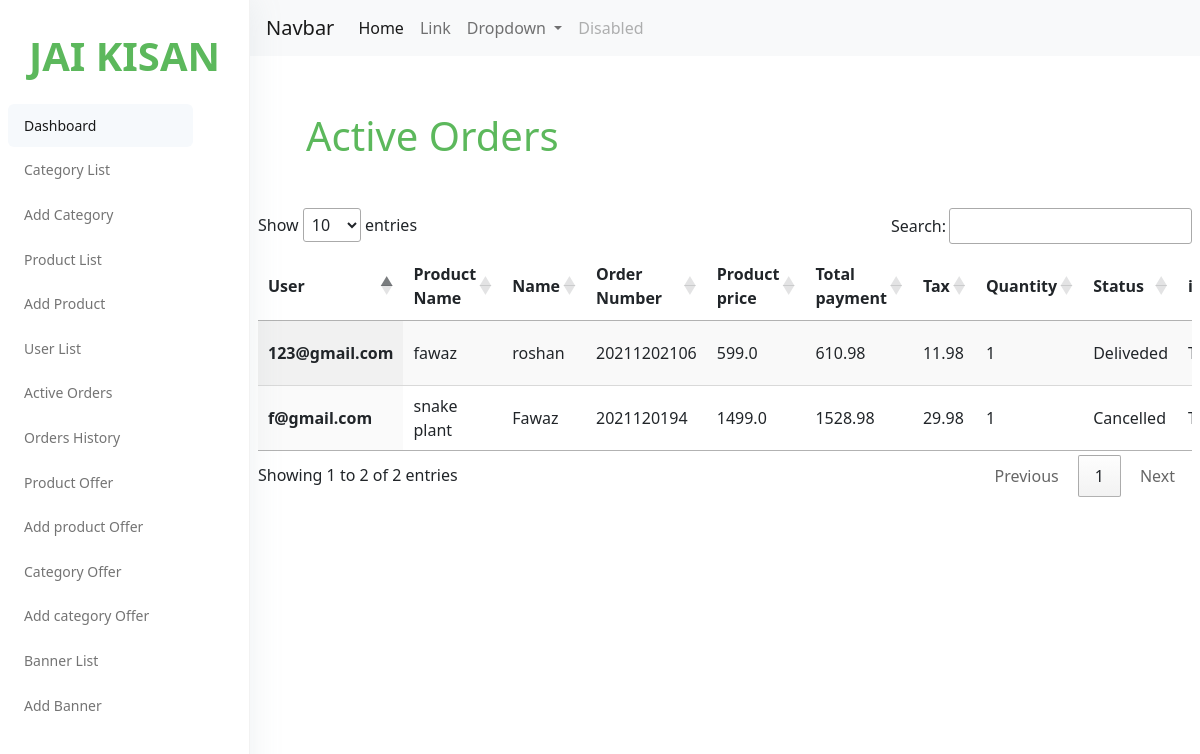
/adminpanel/order_history, run on the app's committed database.
### orders/models.py (models this page shows, shortened)
class OrderProduct(models.Model):
    order = models.ForeignKey(Order,on_delete=models.CASCADE)
    payment = models.ForeignKey(Payment, on_delete=models.SET_NULL, blank=True, null=True,default=None)
    user = models.ForeignKey(Account, on_delete=models.CASCADE)
    product = models.ForeignKey(Product, on_delete=models.CASCADE)
    variations = models.ManyToManyField(Variation, blank=True)
    quantity = models.IntegerField()
    product_price = models.FloatField()
    status = models.IntegerField(choices=STATUS,default=1)
    ordered = models.BooleanField(default=False)
    created_at = models.DateTimeField(auto_now_add=True)
    updated_at = models.DateTimeField(auto_now=True)

class Order(models.Model):
    user = models.ForeignKey(Account,on_delete=models.SET_NULL,null=True)
    payment = models.ForeignKey(Payment,on_delete=models.SET_NULL,blank=True,null=True)
    name = models.CharField(max_length=200)
    phone = models.CharField(max_length=15)
    address = models.CharField(max_length=200)
    pincode = models.CharField(max_length=20)
    locality = models.CharField(max_length=200)
    city = models.CharField(max_length=50)
    state = models.CharField(max_length=50)
    landmark = models.CharField(max_length=200)
    alternate_phone = models.CharField(max_length=200)
    order_number = models.CharField(max_length=200)
    order_total = models.FloatField()
    tax = models.FloatField()
    is_ordered = models.BooleanField(default=False)
    created_at = models.DateTimeField(auto_now_add=True)
    updated_at = models.DateTimeField(auto_now=True)

### accounts/models.py (models this page shows, shortened)
class Account(AbstractBaseUser):
    first_name = models.CharField(max_length=50)
    last_name = models.CharField(max_length=50)
    username = models.CharField(max_length=50)
    email = models.CharField(max_length=50,unique=True)
    phone_number = models.CharField(max_length=50)
    profile_img = models.ImageField( null=True, blank=True, upload_to='userprofile')
    city = models.CharField(max_length=50,null=True)
    state = models.CharField(max_length=50,null=True)
    date_joined = models.DateTimeField(auto_now_add=True)
    last_login = models.DateTimeField(auto_now_add=True)
    is_admin = models.BooleanField(default=False)
    is_staff = models.BooleanField(default=False)
    is_active = models.BooleanField(default=True)
    is_superadmin = models.BooleanField(default=False)
    USERNAME_FIELD ='email'
    REQUIRED_FIELDS = ['first_name','last_name','username','phone_number']
    objects = MyAccountManager()

### store/models.py (models this page shows, shortened)
class Product(models.Model):
    product_name  = models.CharField(max_length=200, unique=True)
    slug          = models.SlugField(max_length=200, unique=True)
    description   = models.TextField(max_length=200,blank=True)
    price         = models.IntegerField(null=True)
    tax           = models.IntegerField(null=True)
    images_one    = models.ImageField(upload_to='images/products',blank=True)
    images_two    = models.ImageField(upload_to='images/products',blank=True)
    images_three  = models.ImageField(upload_to='images/products',blank=True)
    stock         = models.IntegerField()
    is_available  = models.BooleanField(default=True)
    p_category    = models.ForeignKey(category,on_delete=models.CASCADE)
    create_date   = models.DateTimeField(auto_now_add=True)
    modified_date = models.DateTimeField(auto_now=True)
    def __str__(self):
        return self.product_name

### admin_panel/views.py (the view)
# urls.py: path('order_history',views.order_history,name='order_history'),
def order_history(request):
    order_history = OrderProduct.objects.all()
    context = {
        'order_history':order_history,
    }
    return render(request,'adminpanel/order_history.html',context)

### cart/context_processors.py (called while the page is built, shortened)
def counter(request):
    cart_count = 0
    if 'admin' in request.path:
        return{}
    return dict(cart_count=cart_count)

### category/context_processors.py (called while the page is built)
def menu_links(request):
    links = category.objects.all()
    return dict(links=links)

### templates/adminpanel/order_history.html (shortened to what this page needs)
{% load static %}
{% include 'adminpanel/nav.html' %}
<!DOCTYPE html>
<html lang="en">
<head>
    <link rel="stylesheet" href="https://cdn.jsdelivr.net/npm/bootstrap@5.0.0-beta1/dist/css/bootstrap.min.css">
    <link rel="stylesheet" type="text/css" href="https://cdn.datatables.net/1.11.3/css/jquery.dataTables.css">
</head>
<body>
    <div class="header ">
        <div class="align-items-">
            <div class="px-2 col-lg-12 col-7">
                <div class="table-responsive">
                    <div>
                        <h1 style="color:#5cb85c" class="m-5">Active Orders</h1>
                    </div>
                    <table id="table" class="display">
                        <thead>
                            <tr>
                                <th scope="col">User</th>
                                <th scope="col">Product Name</th>
                                <th scope="col">Name</th>
                                <th scope="col">Order Number</th>
                                <th scope="col">Product price</th>
                                <th scope="col">Total payment</th>
                                <th scope="col">Tax</th>
                                <th scope="col">Quantity</th>
                                <th scope="col">Status</th>
                                <th scope="col">is_ordered</th>
                            </tr>
                        </thead>
                        <tbody>
                            {% for x in order_history%}
                            {% if x.status == 4 or x.status == 0 %}
                            <tr>
                                <th scope="row">
                                    {{ x.user }}
                                </th>
                                <td>
                                    {{ x.product }}
                                </td>
                                <td>
                                    {{ x.order.name }}
                                </td>
                                <td>
                                    {{ x.order.order_number }}
                                </td>
                                <td>
                                    {{ x.product_price }}
                                </td>
                                <td>
                                    {{ x.order.order_total }}
                                </td>
                                <td>
                                    {{ x.order.tax }}
                                </td>
                                <td>
                                    {{ x.quantity }}
                                </td>
                                    {% if x.status == 0 %}
                                    <td>Cancelled</td>
                                    {% elif x.status == 4 %}
                                    <td>Deliveded</td>
                                    {% endif %}
                                <td>
                                </td>
                            </tr>
                            {% endif %}
                            {% endfor %}
                        </tbody>
                    </table>
                </div>
            </div>
        </div>
    </div>
</body>
</html>

### data on the page
OrderProduct: user "f@gmail.com", product "snake plant", order.name "Fawaz", order.order_number "2021120194", product_price "1499.0", order.order_total "1528.98", order.tax "29.98", quantity "1", status "Cancelled"
OrderProduct: user "123@gmail.com", product "fawaz", order.name "roshan", order.order_number "20211202106", product_price "599.0", order.order_total "610.98", order.tax "11.98", quantity "1", status "Deliveded"
